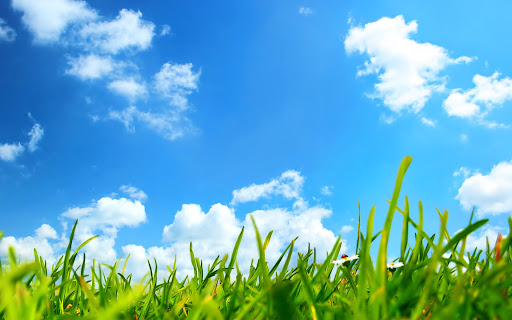
#> input picture c_02a_basic_image_processing/grass.jpg, 512 x 320 px
$ jupyter execute hsv.ipynb
#> lines starting #> are read from the running program, lines starting #| are printed output that depends on the picture; after the words box and inside, x2 and y2 are one past the last pixel; in counts of white or black regions, pixels touching at a corner belong together
# HSV color space
[](https://colab.research.google.com/github/YoniChechik/AI_is_Math/blob/master/c_02a_basic_image_processing/hsv.ipynb)

[cell 1]
# to run in google colab
import sys

import cv2
import matplotlib.pyplot as plt
import numpy as np

if "google.colab" in sys.modules:

    def download_from_web(url):
        import requests

        response = requests.get(url)
        if response.status_code == 200:
            with open(url.split("/")[-1], "wb") as file:
                file.write(response.content)
        else:
            raise Exception(f"Failed to download the image. Status code: {response.status_code}")

    download_from_web("https://github.com/YoniChechik/AI_is_Math/raw/master/c_02a_basic_image_processing/grass.jpg")

[cell 2]
# Adopted from: https://opencv-python-tutroals.readthedocs.io/en/latest/py_tutorials/py_imgproc/py_colorspaces/py_colorspaces.html

figsize = (10, 10)

Read basic image:

[cell 3]
bgr_im = cv2.imread("grass.jpg")
#> bgr_im is the input picture: shape (320, 512, 3); mean B, G, R 193.8, 174.2, 101.2
rgb_im = cv2.cvtColor(bgr_im, cv2.COLOR_BGR2RGB)
plt.figure(figsize=figsize)
plt.imshow(rgb_im)
plt.title("original image")
plt.show()

We want to separate the grass from the sky. we'll do this by masking all pixels in the image that are not green.

First, find HSV green

[cell 4]
rgb_green = np.uint8([[[0, 255, 0]]])  # 3d array just because this is what cvtColor expects...
hsv_green = cv2.cvtColor(rgb_green, cv2.COLOR_RGB2HSV)[0, 0, :]
print(hsv_green)

Second, convert the image to HSV and threshold only the green color and neighborhood.

We will take hue TH of +30 and -70 (because it's farther from blue- the sky).
Let's take all saturation and value variants of green in the TH.

Masking all that is in the TH should give us only the grass

[cell 5]
# Convert BGR to HSV
hsv_im = cv2.cvtColor(rgb_im, cv2.COLOR_RGB2HSV)
#> hsv_im: shape (320, 512, 3); mean H, S, V 89.4, 165.8, 220.9

# define range of hue and intensity
lower_th = hsv_green - np.array([70, 200, 200])
upper_th = hsv_green + np.array([30, 0, 0])

# Threshold the HSV image
mask = cv2.inRange(hsv_im, lower_th, upper_th)
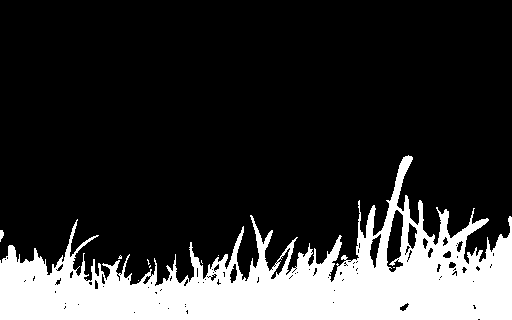
#> mask: shape (320, 512); 20.4% white; 9 white regions (7 under 20 px), largest, box (x1, y1, x2, y2) and area: (0, 155, 512, 320) 33341, (0, 230, 4, 242) 33

plt.figure(figsize=figsize)
plt.imshow(mask)
plt.title("resulted mask")
plt.show()

[cell 6]
# Trick: apply 2d mask on 3d image
rgb_res = cv2.bitwise_and(rgb_im, rgb_im, mask=mask)
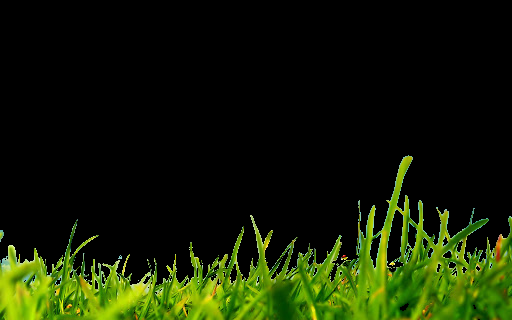
#> rgb_res: shape (320, 512, 3); mean R, G, B 20.2, 30.3, 3.6

plt.figure(figsize=figsize)
plt.imshow(rgb_res)
plt.title("output image")
plt.show()

$ run again, with c_02a_basic_image_processing/monkey_contrast.jpg copied over c_02a_basic_image_processing/grass.jpg
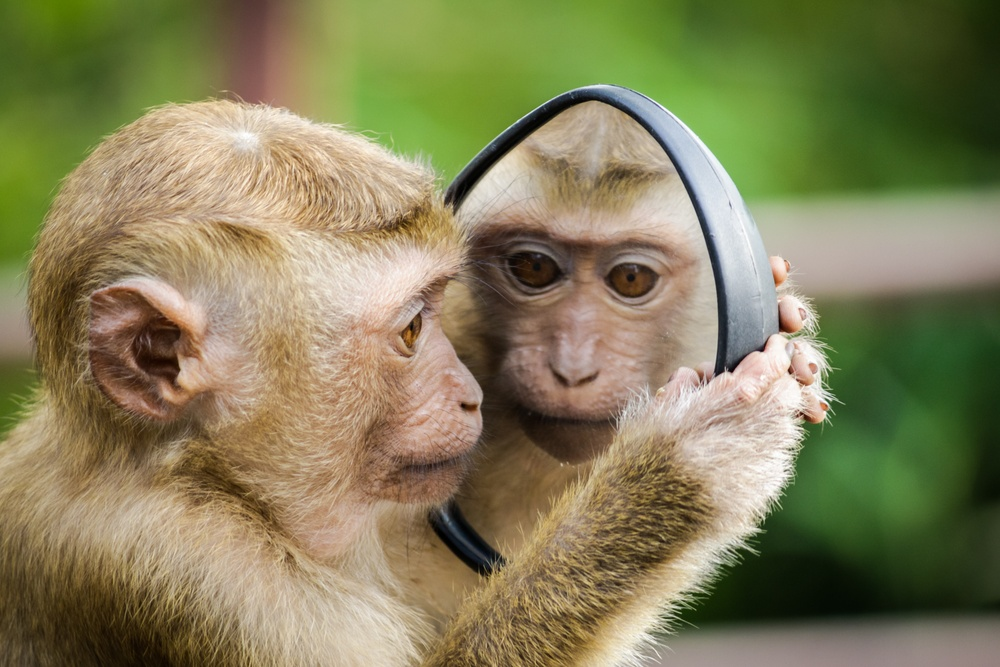
#> input picture c_02a_basic_image_processing/monkey_contrast.jpg, 1000 x 667 px, shrunk from 5472 x 3648 before the run
#> bgr_im is the input picture: shape (667, 1000, 3); mean B, G, R 89.4, 127.4, 131.9
#> hsv_im: shape (667, 1000, 3); mean H, S, V 27.9, 108.9, 141.6
#> `mask = cv2.inRange(hsv_im, lower_th, upper_th)`:
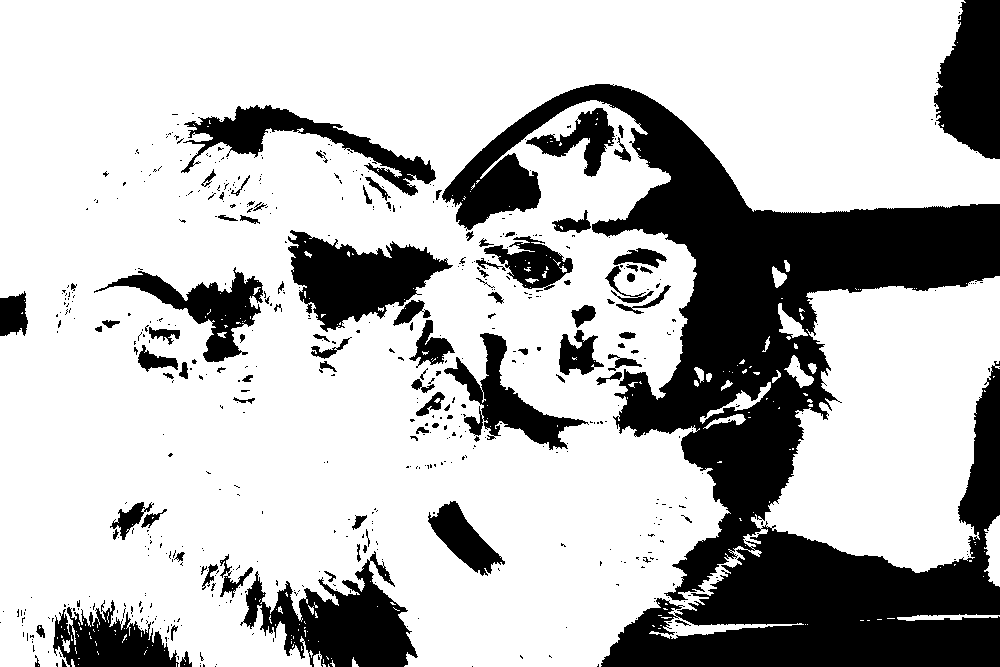
#> mask: shape (667, 1000); 73.2% white; 574 black regions (477 under 20 px), largest, box (x1, y1, x2, y2) and area: (442, 84, 1000, 667) 111929, (240, 551, 418, 667) 9773, (288, 230, 453, 332) 8872
#> `rgb_res = cv2.bitwise_and(rgb_im, rgb_im, mask=mask)`:
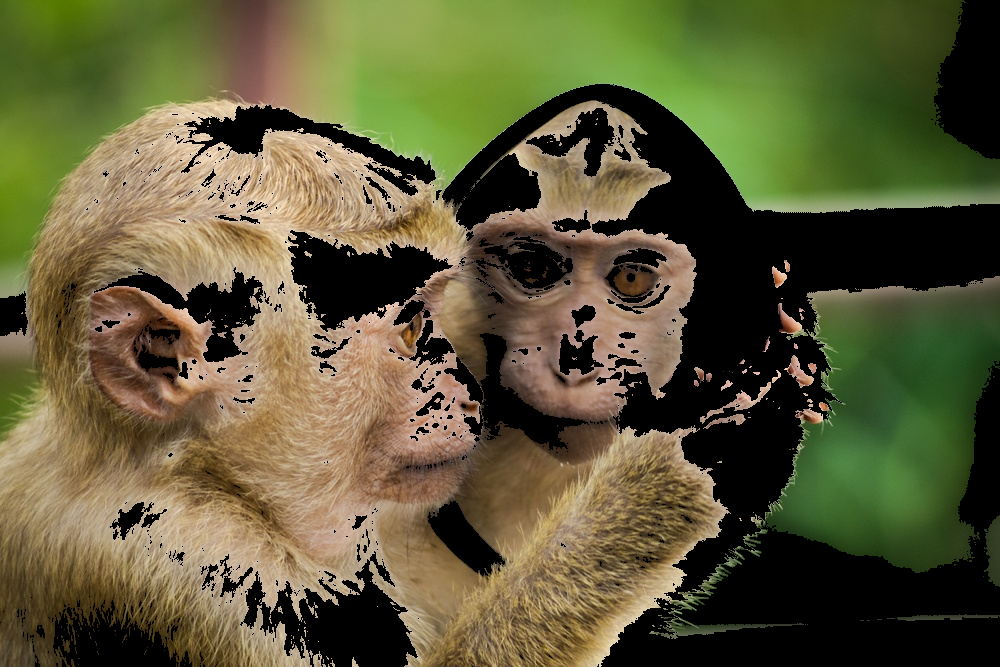
#> rgb_res: shape (667, 1000, 3); mean R, G, B 93.1, 90.1, 55.8
